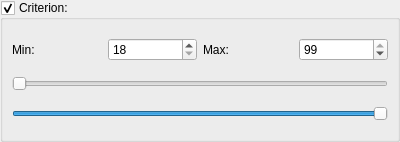
<?xml version="1.0" encoding="UTF-8"?>
<ui version="4.0">
 <class>FilterRangeWidget</class>
 <widget class="QWidget" name="FilterRangeWidget">
  <property name="geometry">
   <rect>
    <x>0</x>
    <y>0</y>
    <width>400</width>
    <height>142</height>
   </rect>
  </property>
  <layout class="QVBoxLayout" name="verticalLayout">
   <property name="leftMargin">
    <number>0</number>
   </property>
   <property name="topMargin">
    <number>0</number>
   </property>
   <property name="rightMargin">
    <number>0</number>
   </property>
   <property name="bottomMargin">
    <number>0</number>
   </property>
   <item>
    <widget class="QGroupBox" name="groupBox">
     <property name="title">
      <string>Criterion:</string>
     </property>
     <property name="checkable">
      <bool>true</bool>
     </property>
     <layout class="QGridLayout" name="gridLayout_2">
      <item row="1" column="2">
       <widget class="QLabel" name="labelMax">
        <property name="text">
         <string>Max:</string>
        </property>
       </widget>
      </item>
      <item row="1" column="3">
       <widget class="QSpinBox" name="maxValue">
        <property name="minimum">
         <number>18</number>
        </property>
        <property name="value">
         <number>99</number>
        </property>
       </widget>
      </item>
      <item row="1" column="1">
       <widget class="QSpinBox" name="minValue">
        <property name="minimum">
         <number>18</number>
        </property>
       </widget>
      </item>
      <item row="2" column="0" colspan="4">
       <widget class="QSlider" name="minValueSlider">
        <property name="minimum">
         <number>18</number>
        </property>
        <property name="orientation">
         <enum>Qt::Orientation::Horizontal</enum>
        </property>
       </widget>
      </item>
      <item row="1" column="0">
       <widget class="QLabel" name="labelMin">
        <property name="text">
         <string>Min:</string>
        </property>
       </widget>
      </item>
      <item row="3" column="0" colspan="4">
       <widget class="QSlider" name="maxValueSlider">
        <property name="minimum">
         <number>18</number>
        </property>
        <property name="value">
         <number>99</number>
        </property>
        <property name="orientation">
         <enum>Qt::Orientation::Horizontal</enum>
        </property>
       </widget>
      </item>
     </layout>
    </widget>
   </item>
  </layout>
 </widget>
 <resources/>
 <connections>
  <connection>
   <sender>minValue</sender>
   <signal>valueChanged(int)</signal>
   <receiver>minValueSlider</receiver>
   <slot>setValue(int)</slot>
   <hints>
    <hint type="sourcelabel">
     <x>150</x>
     <y>62</y>
    </hint>
    <hint type="destinationlabel">
     <x>120</x>
     <y>94</y>
    </hint>
   </hints>
  </connection>
  <connection>
   <sender>minValueSlider</sender>
   <signal>valueChanged(int)</signal>
   <receiver>minValue</receiver>
   <slot>setValue(int)</slot>
   <hints>
    <hint type="sourcelabel">
     <x>167</x>
     <y>90</y>
    </hint>
    <hint type="destinationlabel">
     <x>166</x>
     <y>60</y>
    </hint>
   </hints>
  </connection>
  <connection>
   <sender>maxValue</sender>
   <signal>valueChanged(int)</signal>
   <receiver>maxValueSlider</receiver>
   <slot>setValue(int)</slot>
   <hints>
    <hint type="sourcelabel">
     <x>313</x>
     <y>54</y>
    </hint>
    <hint type="destinationlabel">
     <x>313</x>
     <y>118</y>
    </hint>
   </hints>
  </connection>
  <connection>
   <sender>maxValueSlider</sender>
   <signal>valueChanged(int)</signal>
   <receiver>maxValue</receiver>
   <slot>setValue(int)</slot>
   <hints>
    <hint type="sourcelabel">
     <x>364</x>
     <y>122</y>
    </hint>
    <hint type="destinationlabel">
     <x>370</x>
     <y>69</y>
    </hint>
   </hints>
  </connection>
 </connections>
</ui>
